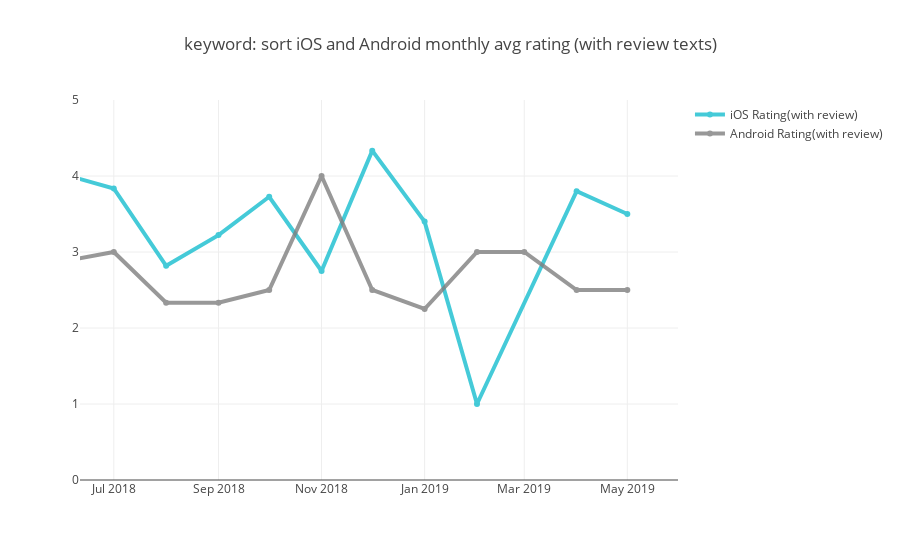

Notebook source saved alongside this figure:
### Code cell
#show change

kw = "sort"

as_kw_to_review_sub= ios_kw_rating[ios_kw_rating["keyword"] == kw].sort_values("month_start",ascending=False)
gp_kw_to_review_sub = android_kw_rating[android_kw_rating["keyword"] == kw].sort_values("month_start",ascending=False)

# monthly trend
trace_ios = go.Scatter(
                x=as_kw_to_review_sub.month_start,
                y=as_kw_to_review_sub["Rating"],
                name = "iOS Rating(with review)",
                line = dict(color = '#17BECF', width = 4),
                opacity = 0.8)

trace_android = go.Scatter(
                x=gp_kw_to_review_sub.month_start,
                y=gp_kw_to_review_sub["Rating"],
                name = "Android Rating(with review)",
                line = dict(color = '#7F7F7F', width = 4),
                opacity = 0.8)

data = [trace_ios,trace_android]

layout = dict(
    title = "keyword: " + kw + " " +"iOS and Android monthly avg rating (with review texts)",
    xaxis = dict(
        range = ['2018-06-11','2019-05-31']),
    yaxis = dict(range = [0,5])
)

fig = dict(data=data, layout=layout)
py.iplot(fig, filename = "Manually Set Range")

### Figure 1 — Plotly figure (JSON) as saved in the notebook; plotly's stock layout.template omitted (floating-point values rounded to 4 significant figures)
{"data": [{"line": {"color": "#17BECF", "width": 4}, "name": "iOS Rating(with review)", "opacity": 0.8, "type": "scatter", "uid": "4baeec24-603d-4af8-8d5a-85bf3855d637", "x": ["2019-05-01", "2019-04-01", "2019-02-01", "2019-01-01", "2018-12-01", "2018-11-01", "2018-10-01", "2018-09-01", "2018-08-01", "2018-07-01", "2018-06-01", "2018-05-01"], "y": [3.5, 3.8, 1, 3.4, 4.333, 2.75, 3.727, 3.222, 2.818, 3.836, 4.023, 3]}, {"line": {"color": "#7F7F7F", "width": 4}, "name": "Android Rating(with review)", "opacity": 0.8, "type": "scatter", "uid": "db8e69dd-50f6-430d-a9d3-c3f20f97ac58", "x": ["2019-05-01", "2019-04-01", "2019-03-01", "2019-02-01", "2019-01-01", "2018-12-01", "2018-11-01", "2018-10-01", "2018-09-01", "2018-08-01", "2018-07-01", "2018-06-01", "2018-05-01"], "y": [2.5, 2.5, 3, 3, 2.25, 2.5, 4, 2.5, 2.333, 2.333, 3, 2.875, 3]}], "layout": {"title": {"text": "keyword: sort iOS and Android monthly avg rating (with review texts)"}, "xaxis": {"range": ["2018-06-11", "2019-05-31"]}, "yaxis": {"range": [0, 5]}}}
